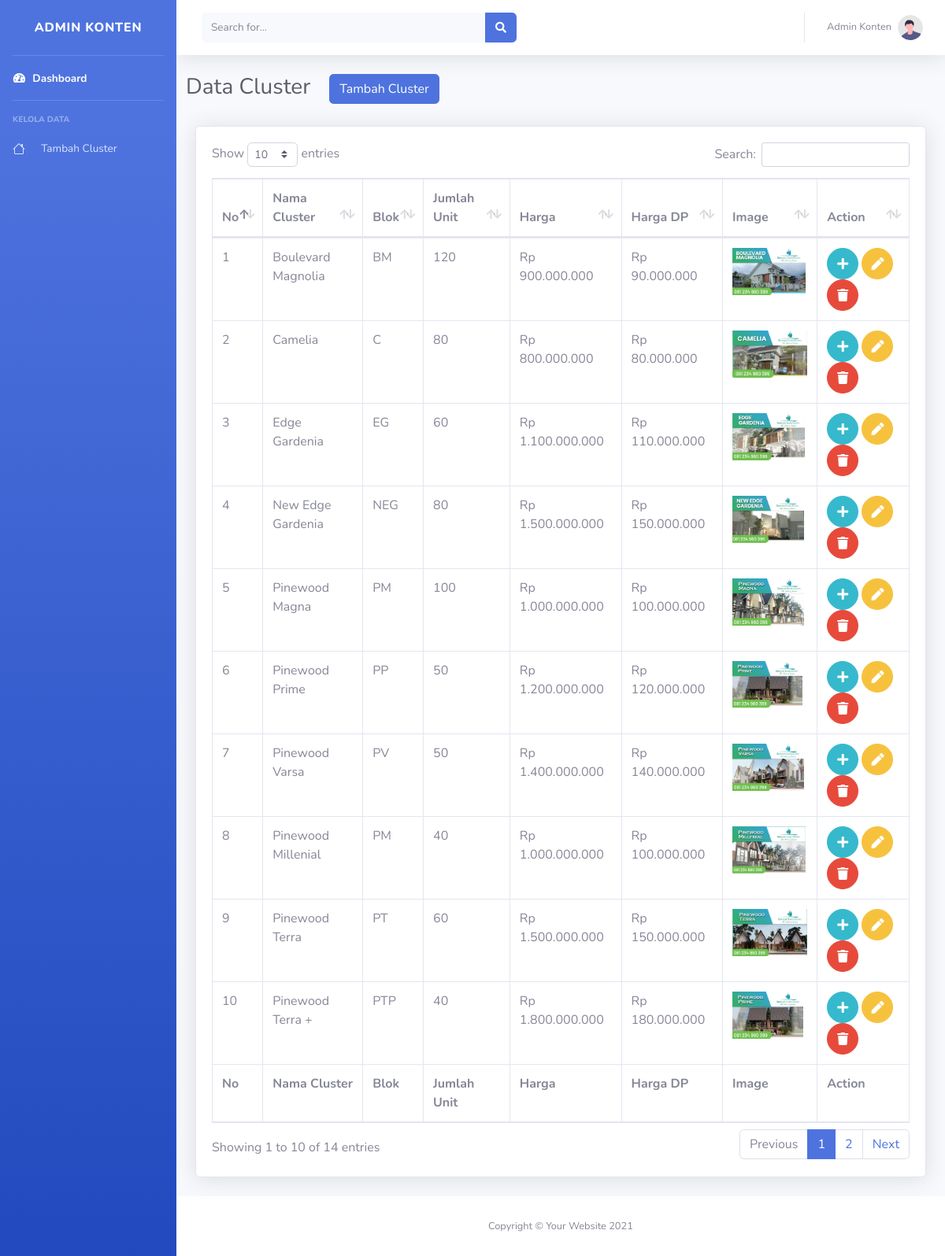
Page /admin/cluster.php (signed in) on the earlier database version.
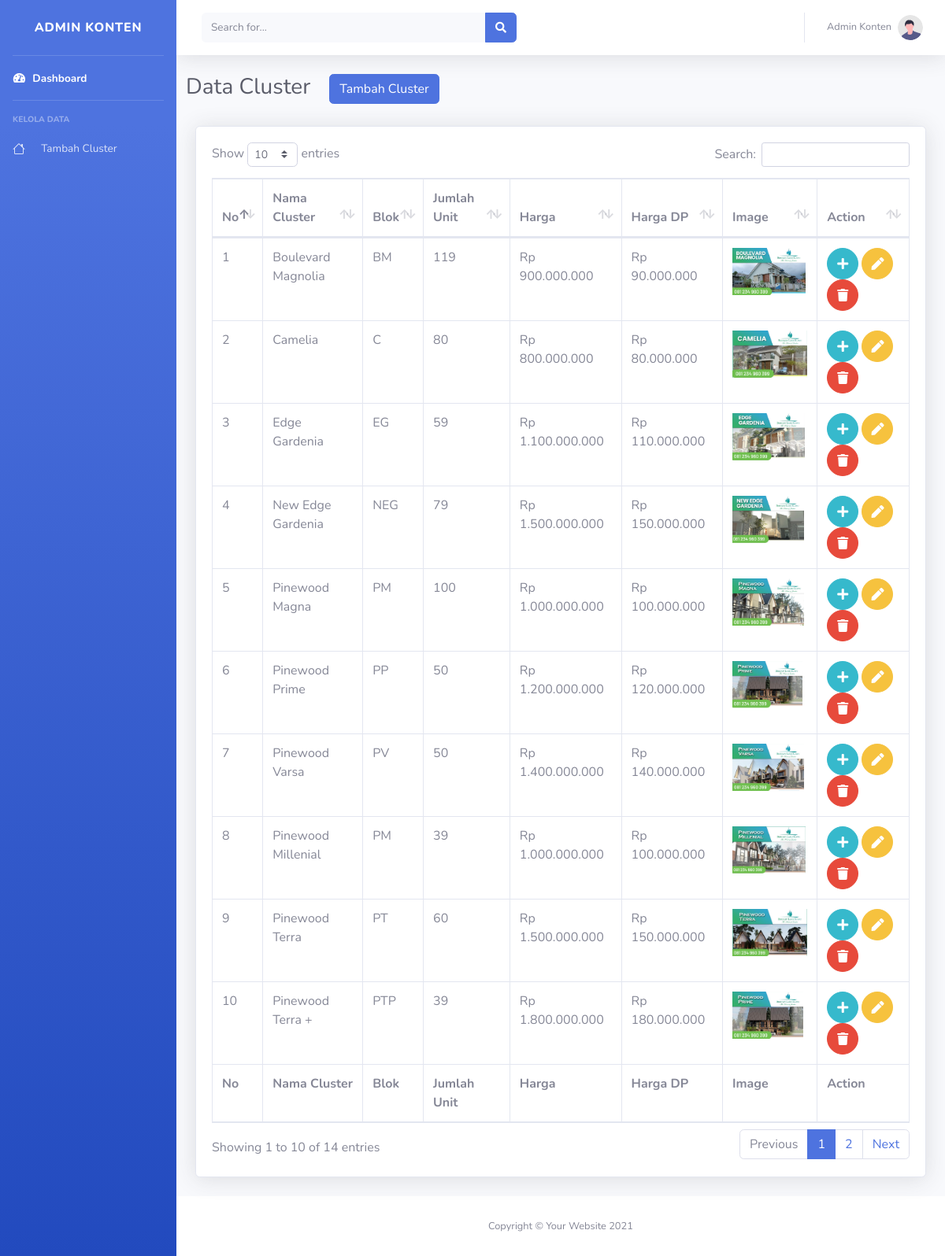
Same page on the later database version.
### tables this page shows
CREATE TABLE `cluster` (
  `id_cluster` int(11) NOT NULL,
  `foto_cluster` varchar(100) NOT NULL,
  `nama_cluster` varchar(100) NOT NULL,
  `blok` varchar(100) NOT NULL,
  `jumlah_unit` int(100) NOT NULL,
  `harga` varchar(100) NOT NULL,
  `harga_dp` varchar(100) NOT NULL,
  `filter` varchar(11) NOT NULL,
  `jenis_cluster` varchar(50) NOT NULL
);

### admin/cluster.php (the view, shortened to what this page needs)
<?php
$userName = $_SESSION['name'];
?>
<!DOCTYPE html>
<html lang="en">
<head>
    <link href="vendor/fontawesome-free/css/all.min.css" rel="stylesheet" type="text/css">
    <link href="css/sb-admin-2.min.css" rel="stylesheet">
    <link href="vendor/datatables/dataTables.bootstrap4.min.css" rel="stylesheet">
</head>
<body id="page-top">
    <div id="wrapper">
        <ul class="navbar-nav bg-gradient-primary sidebar sidebar-dark accordion" id="accordionSidebar">
            <a class="sidebar-brand d-flex align-items-center justify-content-center" href="index.php">
                <div class="sidebar-brand-text mx-3">Admin Konten</div>
            </a>
            <hr class="sidebar-divider my-0">
            <li class="nav-item active">
                <a class="nav-link" href="index.php">
                    <i class="fas fa-fw fa-tachometer-alt"></i>
                    <span>Dashboard</span></a>
            </li>
            <hr class="sidebar-divider">
            <div class="sidebar-heading">
                Kelola Data
            </div>
            <li class="nav-item">
                <a class="nav-link" href="cluster.php">
                    <span class="ml-3">Tambah Cluster</span></a>
            </li>
        </ul>
        <div id="content-wrapper" class="d-flex flex-column">
            <div id="content">
                <nav class="navbar navbar-expand navbar-light bg-white topbar mb-4 static-top shadow">
                    <form class="d-none d-sm-inline-block form-inline mr-auto ml-md-3 my-2 my-md-0 mw-100 navbar-search">
                        <div class="input-group">
                            <input type="text" class="form-control bg-light border-0 small" placeholder="Search for..." aria-label="Search" aria-describedby="basic-addon2">
                            <div class="input-group-append">
                                <button class="btn btn-primary" type="button">
                                    <i class="fas fa-search fa-sm"></i>
                                </button>
                            </div>
                        </div>
                    </form>
                    <ul class="navbar-nav ml-auto">
                        <li class="nav-item dropdown no-arrow">
                            <a class="nav-link dropdown-toggle" href="#" id="userDropdown" role="button" data-toggle="dropdown" aria-haspopup="true" aria-expanded="false">
                                <span class="mr-2 d-none d-lg-inline text-gray-600 small"><?php echo $userName ?></span>
                                <img class="img-profile rounded-circle" src="img/undraw_profile.svg">
                            </a>
                        </li>
                    </ul>
                </nav>
                <div class="container-fluid">
                    <div class="row">
                        <h1 class="h3 mb-2 text-gray-800">Data Cluster</h1>
                        <a href="../admin/tambah_cluster.php"><button type="button" class="btn btn-primary ml-4">Tambah Cluster</button></a>
                    </div>
                    <div class="card shadow mb-4 mt-4">
                        <div class="card-body">
                            <div class="table-responsive">
                                <table class="table table-bordered" id="dataTable" width="100%" cellspacing="0">
                                    <thead>
                                        <tr>
                                            <th>No</th>
                                            <th>Nama Cluster</th>
                                            <th>Blok</th>
                                            <th>Jumlah Unit</th>
                                            <th>Harga</th>
                                            <th>Harga DP</th>
                                            <th>Image</th>
                                            <th>Action</th>
                                        </tr>
                                    </thead>
                                    <tfoot>
                                        <tr>
                                            <th>No</th>
                                            <th>Nama Cluster</th>
                                            <th>Blok</th>
                                            <th>Jumlah Unit</th>
                                            <th>Harga</th>
                                            <th>Harga DP</th>
                                            <th>Image</th>
                                            <th>Action</th>
                                        </tr>
                                    </tfoot>
                                    <tbody>
                                        <?php
                                        include 'koneksi.php';
                                        $no = 1;
                                        $cluster = mysqli_query($koneksi, "SELECT * FROM cluster");
                                        while ($row = mysqli_fetch_array($cluster)) {
                                            $nama_cluster = $row['nama_cluster'];
                                            $blok = $row['blok'];
                                            $jumlah_unit = $row['jumlah_unit'];
                                            $harga = $row['harga'];
                                            $hargaDp = $row['harga_dp'];
                                        ?>
                                            <tr>
                                                <td><?php echo $no++ ?></td>
                                                <td><?php echo $nama_cluster ?></td>
                                                <td><?php echo $blok ?></td>
                                                <td><?php echo $jumlah_unit ?></td>
                                                <td><?php echo $harga ?></td>
                                                <td><?php echo $hargaDp ?></td>
                                                <td><img src="../img/images_cluster/<?php echo $row['foto_cluster']; ?>" height="60px"></td>
                                                <td>
                                                    <a href="../admin/tambah_spek.php?id=<?php echo $row['id_cluster']; ?>" class="btn btn-info btn-circle <?php echo $dis; ?>"><i class="fa fa-plus"></i></a>
                                                    <a href="../admin/edit_cluster.php?id=<?php echo $row['id_cluster']; ?>" class="btn btn-warning btn-circle <?php echo $dis; ?>"><i class="fa fa-pen"></i></a>
                                                    <a href="javascript:del(<?php echo $row['id_cluster']; ?>)" class="btn btn-danger btn-circle <?php echo $dis; ?>"><i class="fa fa-trash"></i></a>
                                                </td>
                                            </tr>
                                        <?php
                                        }
                                        ?>
                                    </tbody>
                                </table>
                            </div>
                        </div>
                    </div>
                </div>
            </div>
            <footer class="sticky-footer bg-white">
                <div class="container my-auto">
                    <div class="copyright text-center my-auto">
                        <span>Copyright &copy; Your Website 2021</span>
                    </div>
                </div>
            </footer>
        </div>
    </div>
</body>
</html>

Differences in the rows shown:
changed cluster "Boulevard Magnolia": jumlah_unit "120" → "119"
changed cluster "Edge Gardenia": jumlah_unit "60" → "59"
changed cluster "New Edge Gardenia": jumlah_unit "80" → "79"
changed cluster "Pinewood Millenial": jumlah_unit "40" → "39"
changed cluster "Pinewood Terra +": jumlah_unit "40" → "39"
